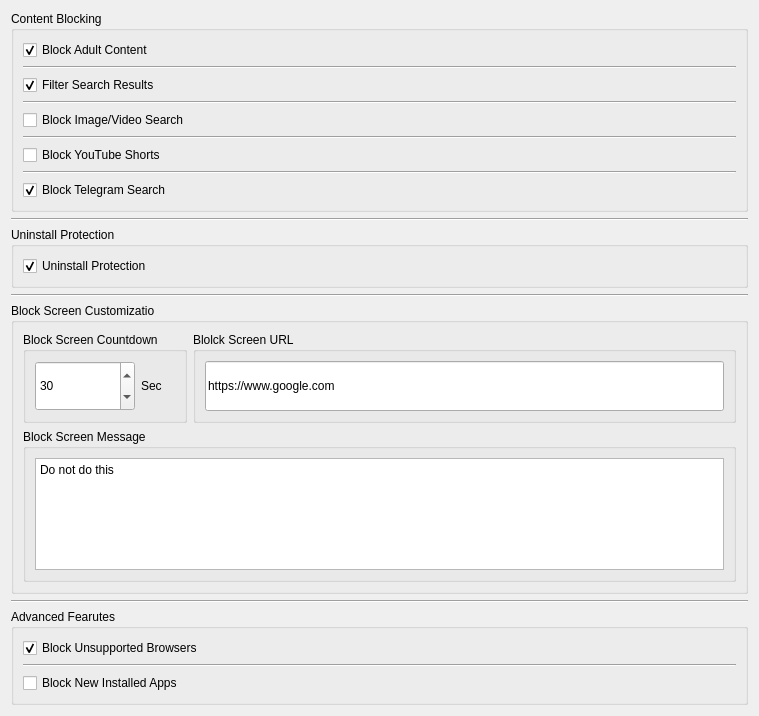
                  <widget class="QWidget" name="scrollAreaWidgetContents_2">
                   <property name="geometry">
                    <rect>
                     <x>0</x>
                     <y>0</y>
                     <width>759</width>
                     <height>716</height>
                    </rect>
                   </property>
                   <layout class="QVBoxLayout" name="verticalLayout_5">
                    <item>
                     <widget class="QGroupBox" name="contentBlocking_grpBx">
                      <property name="title">
                       <string>Content Blocking</string>
                      </property>
                      <layout class="QVBoxLayout" name="verticalLayout_6">
                       <item>
                        <widget class="QCheckBox" name="checkBox">
                         <property name="text">
                          <string>Block Adult Content</string>
                         </property>
                         <property name="checked">
                          <bool>true</bool>
                         </property>
                         <property name="tristate">
                          <bool>false</bool>
                         </property>
                        </widget>
                       </item>
                       <item>
                        <widget class="Line" name="line_5">
                         <property name="orientation">
                          <enum>Qt::Horizontal</enum>
                         </property>
                        </widget>
                       </item>
                       <item>
                        <widget class="QCheckBox" name="checkBox_2">
                         <property name="text">
                          <string>Filter Search Results</string>
                         </property>
                         <property name="checked">
                          <bool>true</bool>
                         </property>
                        </widget>
                       </item>
                       <item>
                        <widget class="Line" name="line_6">
                         <property name="orientation">
                          <enum>Qt::Horizontal</enum>
                         </property>
                        </widget>
                       </item>
                       <item>
                        <widget class="QCheckBox" name="checkBox_3">
                         <property name="text">
                          <string>Block Image/Video Search</string>
                         </property>
                        </widget>
                       </item>
                       <item>
                        <widget class="Line" name="line_9">
                         <property name="orientation">
                          <enum>Qt::Horizontal</enum>
                         </property>
                        </widget>
                       </item>
                       <item>
                        <widget class="QCheckBox" name="checkBox_4">
                         <property name="text">
                          <string>Block YouTube Shorts</string>
                         </property>
                        </widget>
                       </item>
                       <item>
                        <widget class="Line" name="line_13">
                         <property name="orientation">
                          <enum>Qt::Horizontal</enum>
                         </property>
                        </widget>
                       </item>
                       <item>
                        <widget class="QCheckBox" name="checkBox_5">
                         <property name="text">
                          <string>Block Telegram Search</string>
                         </property>
                         <property name="checked">
                          <bool>true</bool>
                         </property>
                        </widget>
                       </item>
                      </layout>
                     </widget>
                    </item>
                    <item>
                     <widget class="Line" name="line">
                      <property name="orientation">
                       <enum>Qt::Horizontal</enum>
                      </property>
                     </widget>
                    </item>
                    <item>
                     <widget class="QGroupBox" name="uninstallProtect_grpBx">
                      <property name="sizePolicy">
                       <sizepolicy hsizetype="Preferred" vsizetype="Maximum">
                        <horstretch>0</horstretch>
                        <verstretch>0</verstretch>
                       </sizepolicy>
                      </property>
                      <property name="title">
                       <string>Uninstall Protection</string>
                      </property>
                      <layout class="QVBoxLayout" name="verticalLayout_7">
                       <item>
                        <widget class="QCheckBox" name="checkBox_6">
                         <property name="text">
                          <string>Uninstall Protection</string>
                         </property>
                         <property name="checked">
                          <bool>true</bool>
                         </property>
                        </widget>
                       </item>
                      </layout>
                     </widget>
                    </item>
                    <item>
                     <widget class="Line" name="line_2">
                      <property name="orientation">
                       <enum>Qt::Horizontal</enum>
                      </property>
                     </widget>
                    </item>
                    <item>
                     <widget class="QGroupBox" name="blkScrn_grpBx">
                      <property name="sizePolicy">
                       <sizepolicy hsizetype="Expanding" vsizetype="Expanding">
                        <horstretch>0</horstretch>
                        <verstretch>0</verstretch>
                       </sizepolicy>
                      </property>
                      <property name="title">
                       <string>Block Screen Customizatio</string>
                      </property>
                      <layout class="QGridLayout" name="gridLayout_4">
                       <item row="1" column="0">
                        <widget class="QGroupBox" name="groupBox_8">
                         <property name="sizePolicy">
                          <sizepolicy hsizetype="Preferred" vsizetype="MinimumExpanding">
                           <horstretch>0</horstretch>
                           <verstretch>0</verstretch>
                          </sizepolicy>
                         </property>
                         <property name="title">
                          <string>Block Screen Countdown</string>
                         </property>
                         <layout class="QHBoxLayout" name="horizontalLayout_2">
                          <item>
                           <widget class="QSpinBox" name="spinBox">
                            <property name="minimumSize">
                             <size>
                              <width>100</width>
                              <height>50</height>
                             </size>
                            </property>
                            <property name="maximum">
                             <number>100000000</number>
                            </property>
                            <property name="value">
                             <number>30</number>
                            </property>
                           </widget>
                          </item>
                          <item>
                           <widget class="QLabel" name="label_12">
                            <property name="text">
                             <string>Sec</string>
                            </property>
                           </widget>
                          </item>
                         </layout>
                        </widget>
                       </item>
                       <item row="1" column="1">
                        <widget class="QGroupBox" name="groupBox_7">
                         <property name="sizePolicy">
                          <sizepolicy hsizetype="Preferred" vsizetype="MinimumExpanding">
                           <horstretch>0</horstretch>
                           <verstretch>0</verstretch>
                          </sizepolicy>
                         </property>
                         <property name="title">
                          <string>Blolck Screen URL</string>
                         </property>
                         <layout class="QGridLayout" name="gridLayout_13">
                          <item row="0" column="0">
                           <widget class="QLineEdit" name="lineEdit_2">
                            <property name="sizePolicy">
                             <sizepolicy hsizetype="Expanding" vsizetype="MinimumExpanding">
                              <horstretch>0</horstretch>
                              <verstretch>0</verstretch>
                             </sizepolicy>
                            </property>
                            <property name="text">
                             <string>https://www.google.com</string>
                            </property>
                            <property name="placeholderText">
                             <string>https://google.com</string>
                            </property>
                           </widget>
                          </item>
                         </layout>
                        </widget>
                       </item>
                       <item row="2" column="0" colspan="2">
                        <widget class="QGroupBox" name="groupBox_6">
                         <property name="sizePolicy">
                          <sizepolicy hsizetype="Preferred" vsizetype="Preferred">
                           <horstretch>0</horstretch>
                           <verstretch>0</verstretch>
                          </sizepolicy>
                         </property>
                         <property name="title">
                          <string>Block Screen Message</string>
                         </property>
                         <layout class="QGridLayout" name="gridLayout_14">
                          <item row="0" column="0">
                           <widget class="QPlainTextEdit" name="plainTextEdit">
                            <property name="sizePolicy">
                             <sizepolicy hsizetype="Expanding" vsizetype="Preferred">
                              <horstretch>0</horstretch>
                              <verstretch>0</verstretch>
                             </sizepolicy>
                            </property>
                            <property name="plainText">
                             <string>Do not do this</string>
                            </property>
                           </widget>
                          </item>
                         </layout>
                        </widget>
                       </item>
                      </layout>
                     </widget>
                    </item>
                    <item>
                     <widget class="Line" name="line_3">
                      <property name="orientation">
                       <enum>Qt::Horizontal</enum>
                      </property>
                     </widget>
                    </item>
                    <item>
                     <widget class="QGroupBox" name="advFeatures_grpBx">
                      <property name="title">
                       <string>Advanced Fearutes</string>
                      </property>
                      <layout class="QVBoxLayout" name="verticalLayout_9">
                       <item>
                        <widget class="QCheckBox" name="checkBox_7">
                         <property name="text">
                          <string>Block Unsupported Browsers</string>
                         </property>
                         <property name="checked">
                          <bool>true</bool>
                         </property>
                        </widget>
                       </item>
                       <item>
                        <widget class="Line" name="line_14">
                         <property name="orientation">
                          <enum>Qt::Horizontal</enum>
                         </property>
                        </widget>
                       </item>
                       <item>
                        <widget class="QCheckBox" name="checkBox_11">
                         <property name="text">
                          <string>Block New Installed Apps</string>
                         </property>
                        </widget>
                       </item>
                      </layout>
                     </widget>
                    </item>
                   </layout>
                  </widget>
